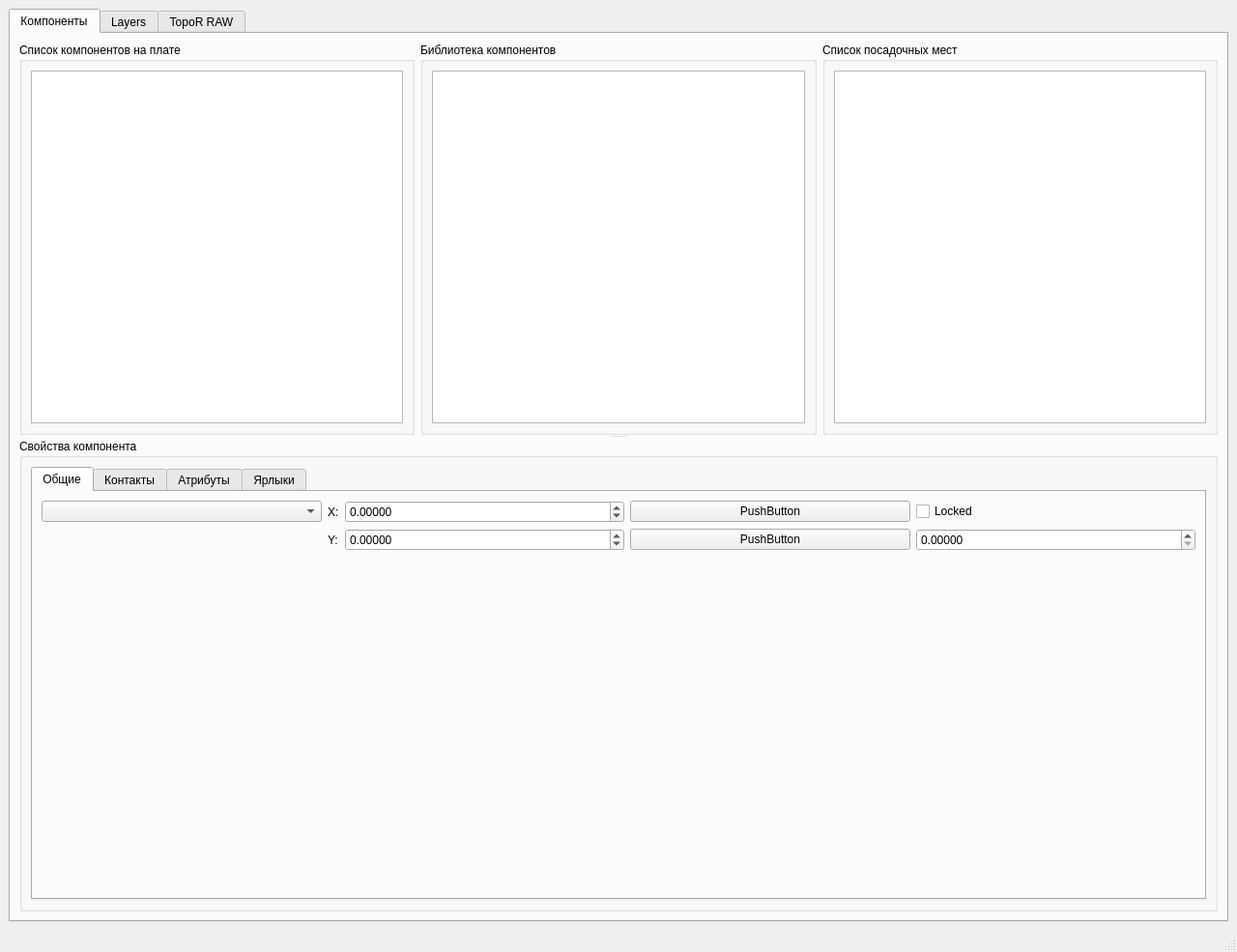
<?xml version="1.0" encoding="UTF-8"?>
<ui version="4.0">
 <class>MainWindow</class>
 <widget class="QMainWindow" name="MainWindow">
  <property name="geometry">
   <rect>
    <x>0</x>
    <y>0</y>
    <width>1280</width>
    <height>985</height>
   </rect>
  </property>
  <property name="windowTitle">
   <string>MainWindow</string>
  </property>
  <widget class="QWidget" name="centralwidget">
   <layout class="QVBoxLayout" name="verticalLayout_2">
    <item>
     <widget class="QTabWidget" name="tabWidget">
      <property name="currentIndex">
       <number>0</number>
      </property>
      <widget class="QWidget" name="tabComponents">
       <attribute name="title">
        <string>Компоненты</string>
       </attribute>
       <layout class="QVBoxLayout" name="verticalLayout_16">
        <item>
         <widget class="QSplitter" name="splitter_2">
          <property name="orientation">
           <enum>Qt::Vertical</enum>
          </property>
          <widget class="QWidget" name="widget" native="true">
           <layout class="QHBoxLayout" name="horizontalLayout">
            <property name="leftMargin">
             <number>0</number>
            </property>
            <property name="topMargin">
             <number>0</number>
            </property>
            <property name="rightMargin">
             <number>0</number>
            </property>
            <property name="bottomMargin">
             <number>0</number>
            </property>
            <item>
             <widget class="QGroupBox" name="groupBox">
              <property name="title">
               <string>Список компонентов на плате</string>
              </property>
              <layout class="QVBoxLayout" name="verticalLayout_3">
               <item>
                <widget class="QListView" name="lvComponentsOnBoard"/>
               </item>
              </layout>
             </widget>
            </item>
            <item>
             <widget class="QGroupBox" name="groupBox_2">
              <property name="title">
               <string>Библиотека компонентов</string>
              </property>
              <layout class="QVBoxLayout" name="verticalLayout_4">
               <item>
                <widget class="QListView" name="lvComponents"/>
               </item>
              </layout>
             </widget>
            </item>
            <item>
             <widget class="QGroupBox" name="groupBox_3">
              <property name="title">
               <string>Список посадочных мест</string>
              </property>
              <layout class="QVBoxLayout" name="verticalLayout_5">
               <item>
                <widget class="QListView" name="lvFootprints"/>
               </item>
              </layout>
             </widget>
            </item>
           </layout>
          </widget>
          <widget class="QGroupBox" name="groupBox_4">
           <property name="title">
            <string>Свойства компонента</string>
           </property>
           <layout class="QVBoxLayout" name="verticalLayout_6">
            <item>
             <widget class="QTabWidget" name="tabWidget_2">
              <property name="currentIndex">
               <number>0</number>
              </property>
              <widget class="QWidget" name="tab_4">
               <attribute name="title">
                <string>Общие</string>
               </attribute>
               <layout class="QGridLayout" name="gridLayout_2">
                <item row="1" column="1">
                 <widget class="QComboBox" name="cbxLayer"/>
                </item>
                <item row="1" column="2">
                 <widget class="QLabel" name="label">
                  <property name="sizePolicy">
                   <sizepolicy hsizetype="Maximum" vsizetype="Preferred">
                    <horstretch>0</horstretch>
                    <verstretch>0</verstretch>
                   </sizepolicy>
                  </property>
                  <property name="text">
                   <string>X:</string>
                  </property>
                 </widget>
                </item>
                <item row="1" column="3">
                 <widget class="QDoubleSpinBox" name="dxbxPosX">
                  <property name="decimals">
                   <number>5</number>
                  </property>
                  <property name="minimum">
                   <double>-1000.000000000000000</double>
                  </property>
                  <property name="maximum">
                   <double>1000.000000000000000</double>
                  </property>
                 </widget>
                </item>
                <item row="2" column="2">
                 <widget class="QLabel" name="label_2">
                  <property name="sizePolicy">
                   <sizepolicy hsizetype="Maximum" vsizetype="Preferred">
                    <horstretch>0</horstretch>
                    <verstretch>0</verstretch>
                   </sizepolicy>
                  </property>
                  <property name="text">
                   <string>Y:</string>
                  </property>
                 </widget>
                </item>
                <item row="2" column="3">
                 <widget class="QDoubleSpinBox" name="dsbxPosY">
                  <property name="decimals">
                   <number>5</number>
                  </property>
                  <property name="minimum">
                   <double>-1000.000000000000000</double>
                  </property>
                  <property name="maximum">
                   <double>1000.000000000000000</double>
                  </property>
                 </widget>
                </item>
                <item row="2" column="4">
                 <widget class="QPushButton" name="pbRotateCCW">
                  <property name="text">
                   <string>PushButton</string>
                  </property>
                 </widget>
                </item>
                <item row="1" column="5">
                 <widget class="QCheckBox" name="chbxLocked">
                  <property name="text">
                   <string>Locked</string>
                  </property>
                 </widget>
                </item>
                <item row="1" column="4">
                 <widget class="QPushButton" name="pbRotateCW">
                  <property name="text">
                   <string>PushButton</string>
                  </property>
                 </widget>
                </item>
                <item row="2" column="5">
                 <widget class="QDoubleSpinBox" name="dsbxAngle">
                  <property name="decimals">
                   <number>5</number>
                  </property>
                  <property name="maximum">
                   <double>360.000000000000000</double>
                  </property>
                 </widget>
                </item>
                <item row="3" column="1">
                 <spacer name="verticalSpacer">
                  <property name="orientation">
                   <enum>Qt::Vertical</enum>
                  </property>
                  <property name="sizeHint" stdset="0">
                   <size>
                    <width>20</width>
                    <height>40</height>
                   </size>
                  </property>
                 </spacer>
                </item>
               </layout>
              </widget>
              <widget class="QWidget" name="tab">
               <attribute name="title">
                <string>Контакты</string>
               </attribute>
               <layout class="QVBoxLayout" name="verticalLayout_7">
                <item>
                 <widget class="QTableView" name="tvContakts"/>
                </item>
               </layout>
              </widget>
              <widget class="QWidget" name="tab_6">
               <attribute name="title">
                <string>Атрибуты</string>
               </attribute>
               <layout class="QVBoxLayout" name="verticalLayout_14">
                <item>
                 <widget class="QListView" name="lvComponentsAttr"/>
                </item>
               </layout>
              </widget>
              <widget class="QWidget" name="tab_5">
               <attribute name="title">
                <string>Ярлыки</string>
               </attribute>
               <layout class="QVBoxLayout" name="verticalLayout_15">
                <item>
                 <widget class="QListView" name="lvLabels"/>
                </item>
               </layout>
              </widget>
             </widget>
            </item>
           </layout>
          </widget>
         </widget>
        </item>
       </layout>
      </widget>
      <widget class="QWidget" name="tab_2">
       <attribute name="title">
        <string>Layers</string>
       </attribute>
       <layout class="QGridLayout" name="gridLayout_3" rowstretch="1,0" rowminimumheight="0,0">
        <item row="0" column="1">
         <widget class="QGroupBox" name="groupBox_6">
          <property name="title">
           <string>Документирующие слои </string>
          </property>
          <layout class="QVBoxLayout" name="verticalLayout_12">
           <item>
            <widget class="QListView" name="lvUnStackLayers"/>
           </item>
          </layout>
         </widget>
        </item>
        <item row="0" column="2">
         <widget class="QGroupBox" name="groupBox_7">
          <property name="title">
           <string>Группы слоёв </string>
          </property>
          <layout class="QVBoxLayout" name="verticalLayout_13">
           <item>
            <widget class="QListView" name="lvLayerGroups"/>
           </item>
          </layout>
         </widget>
        </item>
        <item row="0" column="0">
         <widget class="QGroupBox" name="groupBox_5">
          <property name="title">
           <string>Стек слоёв </string>
          </property>
          <layout class="QVBoxLayout" name="verticalLayout_11">
           <item>
            <widget class="QListView" name="lvStackUpLayers"/>
           </item>
          </layout>
         </widget>
        </item>
        <item row="1" column="0" colspan="3">
         <widget class="QGroupBox" name="groupBox_8">
          <property name="title">
           <string>Проверка ссылок на слои </string>
          </property>
          <layout class="QGridLayout" name="gridLayout_4">
           <item row="0" column="0" colspan="2">
            <widget class="QLabel" name="label_3">
             <property name="text">
              <string>Выбрать разделы для проверки и исправления:</string>
             </property>
            </widget>
           </item>
           <item row="1" column="0">
            <layout class="QVBoxLayout" name="verticalLayout_8">
             <item>
              <widget class="QCheckBox" name="checkBox">
               <property name="text">
                <string>ComponentsOnBoard</string>
               </property>
              </widget>
             </item>
             <item>
              <widget class="QCheckBox" name="checkBox_9">
               <property name="text">
                <string>Connectivity</string>
               </property>
              </widget>
             </item>
             <item>
              <widget class="QCheckBox" name="checkBox_7">
               <property name="text">
                <string>Constructive</string>
               </property>
              </widget>
             </item>
             <item>
              <widget class="QCheckBox" name="checkBox_2">
               <property name="text">
                <string>DialogSettings</string>
               </property>
              </widget>
             </item>
             <item>
              <widget class="QCheckBox" name="checkBox_3">
               <property name="text">
                <string>DisplayControl</string>
               </property>
              </widget>
             </item>
             <item>
              <widget class="QCheckBox" name="checkBox_4">
               <property name="text">
                <string>Groups</string>
               </property>
              </widget>
             </item>
             <item>
              <widget class="QCheckBox" name="checkBox_5">
               <property name="text">
                <string>HiSpeedRules</string>
               </property>
              </widget>
             </item>
             <item>
              <widget class="QCheckBox" name="checkBox_8">
               <property name="text">
                <string>LocalLibrary</string>
               </property>
              </widget>
             </item>
             <item>
              <widget class="QCheckBox" name="checkBox_6">
               <property name="text">
                <string>Rules</string>
               </property>
              </widget>
             </item>
            </layout>
           </item>
           <item row="1" column="1">
            <layout class="QVBoxLayout" name="verticalLayout_10">
             <item>
              <widget class="QRadioButton" name="radioButton">
               <property name="text">
                <string>только проверить</string>
               </property>
              </widget>
             </item>
             <item>
              <widget class="QRadioButton" name="radioButton_2">
               <property name="text">
                <string>проверить и исправить</string>
               </property>
              </widget>
             </item>
             <item>
              <widget class="QGroupBox" name="groupBox_9">
               <property name="title">
                <string>варианты исправления</string>
               </property>
               <layout class="QVBoxLayout" name="verticalLayout_9">
                <item>
                 <widget class="QCheckBox" name="checkBox_10">
                  <property name="text">
                   <string>удалить элемент</string>
                  </property>
                 </widget>
                </item>
                <item>
                 <widget class="QRadioButton" name="radioButton_3">
                  <property name="text">
                   <string>заменить на выбранный слой</string>
                  </property>
                 </widget>
                </item>
               </layout>
              </widget>
             </item>
             <item>
              <widget class="QPushButton" name="pushButton">
               <property name="text">
                <string>Проверить и исправить</string>
               </property>
              </widget>
             </item>
             <item>
              <spacer name="verticalSpacer_2">
               <property name="orientation">
                <enum>Qt::Vertical</enum>
               </property>
               <property name="sizeHint" stdset="0">
                <size>
                 <width>20</width>
                 <height>40</height>
                </size>
               </property>
              </spacer>
             </item>
            </layout>
           </item>
           <item row="0" column="2" rowspan="2">
            <widget class="QPlainTextEdit" name="plainTextEdit_2"/>
           </item>
          </layout>
         </widget>
        </item>
       </layout>
      </widget>
      <widget class="QWidget" name="tab_3">
       <attribute name="title">
        <string>TopoR RAW</string>
       </attribute>
       <layout class="QVBoxLayout" name="verticalLayout">
        <item>
         <widget class="QSplitter" name="splitter">
          <property name="orientation">
           <enum>Qt::Horizontal</enum>
          </property>
          <widget class="QPlainTextEdit" name="plainTextEdit">
           <property name="readOnly">
            <bool>true</bool>
           </property>
           <property name="plainText">
            <string notr="true"/>
           </property>
          </widget>
          <widget class="GraphicsView" name="graphicsView"/>
          <widget class="QTreeView" name="treeView">
           <property name="animated">
            <bool>true</bool>
           </property>
          </widget>
         </widget>
        </item>
       </layout>
      </widget>
     </widget>
    </item>
   </layout>
  </widget>
  <widget class="QMenuBar" name="menubar">
   <property name="geometry">
    <rect>
     <x>0</x>
     <y>0</y>
     <width>1280</width>
     <height>21</height>
    </rect>
   </property>
  </widget>
  <widget class="QStatusBar" name="statusbar"/>
 </widget>
 <customwidgets>
  <customwidget>
   <class>GraphicsView</class>
   <extends>QGraphicsView</extends>
   <header>graphicsview.h</header>
  </customwidget>
 </customwidgets>
 <resources/>
 <connections/>
</ui>
